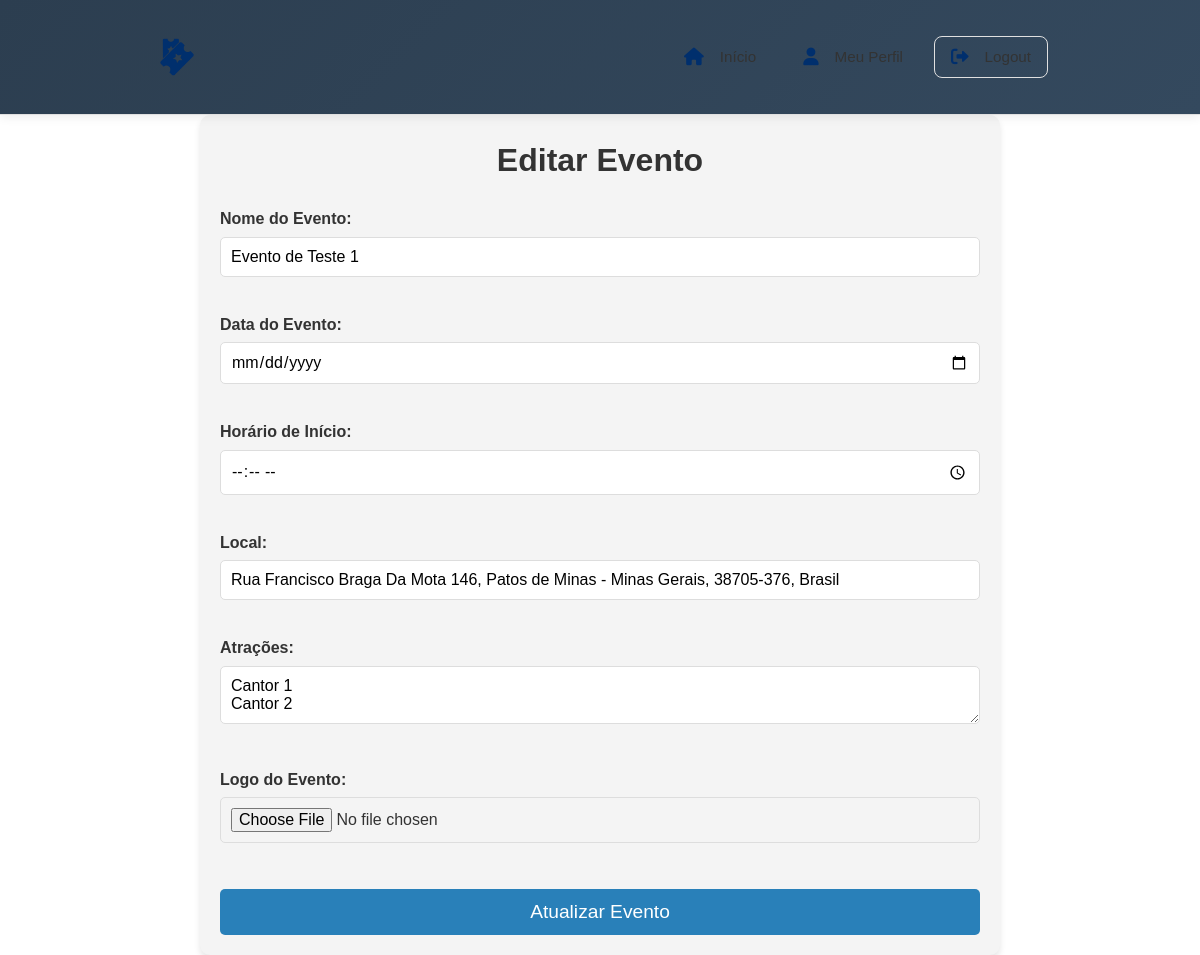
The page /editar_evento.php?id=44 (signed in) on the database its author committed.
### tables this page shows
CREATE TABLE `eventos` (
  `id` int(11) NOT NULL,
  `logo` varchar(255) DEFAULT NULL,
  `local` varchar(255) NOT NULL,
  `nome` varchar(255) NOT NULL,
  `atracoes` text NOT NULL,
  `descricao_evento` text DEFAULT NULL,
  `data_inicio` date DEFAULT NULL,
  `hora_inicio` time DEFAULT NULL,
  `data_termino` date DEFAULT NULL,
  `hora_termino` time DEFAULT NULL,
  `promotor_id` int(11) NOT NULL,
  `lat` double DEFAULT NULL,
  `lng` double DEFAULT NULL,
  `status` varchar(20) NOT NULL DEFAULT 'desaprovado',
  `codigo_evento` int(11) DEFAULT NULL,
  `em_carrossel` tinyint(1) DEFAULT 0,
  `prioridade` int(11) DEFAULT 0,
  `proporcao` varchar(10) DEFAULT '16:9',
  `titulo_carrossel` varchar(255) DEFAULT NULL,
  `descricao_curta` text DEFAULT NULL,
  `categoria_id` int(11) DEFAULT NULL,
  `faixa_etaria` enum('livre','10','12','14','16','18') DEFAULT 'livre',
  `acessibilidade` text DEFAULT NULL,
  `politica_cancelamento` text DEFAULT NULL,
  `codigo_vestimenta` varchar(100) DEFAULT NULL,
  `estacionamento` text DEFAULT NULL,
  `observacoes_importantes` text DEFAULT NULL,
  `capacidade_maxima` int(11) DEFAULT NULL,
  `tipo_evento` enum('presencial','virtual','hibrido') DEFAULT 'presencial',
  `link_transmissao` varchar(255) DEFAULT NULL,
  `permite_gravacao` tinyint(1) DEFAULT 1,
  `destaque` tinyint(1) DEFAULT 0,
  `meta_title` varchar(200) DEFAULT NULL,
  `meta_description` varchar(300) DEFAULT NULL,
  `slug` varchar(200) DEFAULT NULL,
  `visualizacoes` int(11) DEFAULT 0,
  `compartilhamentos` int(11) DEFAULT 0,
  `rating_medio` decimal(2,1) DEFAULT 0.0,
  `total_avaliacoes` int(11) DEFAULT 0,
  `created_at` timestamp NULL DEFAULT current_timestamp(),
  `updated_at` timestamp NULL DEFAULT current_timestamp() ON UPDATE current_timestamp()
);

### editar_evento.php (the view, shortened to what this page needs)
<?php
include('conexao.php');
if (isset($_GET['id'])) {
    $id = $_GET['id'];
    $sql = "SELECT * FROM eventos WHERE id='$id'";
    $result = $conn->query($sql);
    if ($result->num_rows > 0) {
        $row = $result->fetch_assoc();
    } else {
        echo "Evento não encontrado!";
        exit();
    }
} else {
    echo "ID do evento não fornecido!";
    exit();
}
?>
<!DOCTYPE html>
<html lang="pt-br">
<head>
    <link rel="stylesheet" href="css/styles.css">
</head>
<body>
    <?php include('header_admin.php'); ?>
    <div class="evento-edicao-container">
        <h2 class="evento-edicao-titulo">Editar Evento</h2>
        <form action="editar_evento.php" method="post" enctype="multipart/form-data" class="evento-edicao-form">
            <label for="nome" class="evento-edicao-label">Nome do Evento:</label>
            <input type="text" id="nome" name="nome" value="<?php echo $row['nome']; ?>" class="evento-edicao-input" required><br>
            <label for="data" class="evento-edicao-label">Data do Evento:</label>
            <input type="date" id="data" name="data" value="<?php echo $row['data']; ?>" class="evento-edicao-input" required><br>
            <label for="horario" class="evento-edicao-label">Horário de Início:</label>
            <input type="time" id="horario" name="horario" value="<?php echo $row['horario']; ?>" class="evento-edicao-input" required><br>
            <label for="local" class="evento-edicao-label">Local:</label>
            <input type="text" id="local" name="local" value="<?php echo $row['local']; ?>" class="evento-edicao-input" required><br>
            <label for="atracoes" class="evento-edicao-label">Atrações:</label>
            <textarea id="atracoes" name="atracoes" class="evento-edicao-input" required><?php echo $row['atracoes']; ?></textarea><br>
            <label for="logo" class="evento-edicao-label">Logo do Evento:</label>
            <input type="file" id="logo" name="logo" class="evento-edicao-file-input"><br><br>
            <input type="submit" value="Atualizar Evento" class="evento-edicao-submit">
        </form>
    </div>
</body>
</html>

### css/styles.css (style rules this page uses)
* { font-family: sans-serif, Arial, Helvetica, sans-serif; }
.evento-edicao-container { max-width: 800px; margin: 0 auto; padding: 20px; background-color: #f4f4f4; border-radius: 10px; box-shadow: 0 4px 6px rgba(0, 0, 0, 0.1); }
.evento-edicao-titulo { font-size: 2rem; text-align: center; margin-bottom: 20px; color: #333; }
.evento-edicao-label { font-weight: bold; display: block; margin-top: 15px; color: #333; }
.evento-edicao-input, .evento-edicao-file-input { width: 100%; padding: 10px; margin-top: 5px; margin-bottom: 20px; border: 1px solid #ddd; border-radius: 5px; font-size: 1rem; }
.evento-edicao-submit { width: 100%; padding: 12px; background-color: #2980b9; color: white; border: none; border-radius: 5px; font-size: 1.2rem; cursor: pointer; }

### css/header_admin.css (style rules this page uses)
:root { --primary-color: #002F6D; --primary-light: #1a4781; --primary-dark: #001f49; --accent-color: #0056b3; --background-color: #ffffff; --nav-bg: #ffffff; --text-color: #333333; --text-light: #666666; --hover-bg: #f5f8fc; --border-color: #e0e0e0; --shadow: 0 2px 10px rgba(0, 0, 0, 0.08); --shadow-hover: 0 5px 15px rgba(0, 47, 109, 0.15); --transition-speed: 0.3s; --border-radius: 8px; }
* { margin: 0; padding: 0; box-sizing: border-box; }
body { font-family: 'Roboto', 'Segoe UI', Arial, sans-serif; background: var(--background-color); color: var(--text-color); line-height: 1.6; }

### rows shown on the page
eventos: nome "Evento de Teste 1", local "Rua Francisco Braga Da Mota 146, Patos de Minas - Minas Gerais, 38705-376, Brasil", atracoes "Cantor 1 Cantor 2"
